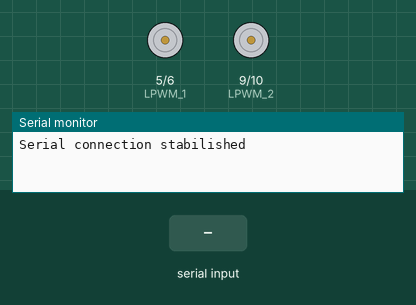
Recording of a sketch running on a simulated Arduino Uno, built with avr-gcc and run on an emulated ATmega328P. Shown: motor-driver pin pairs drawn as motors (green arrow = first pin HIGH = forward, orange = second pin HIGH = backward, longer = more drive), the last lines printed to the serial monitor. The test bench sets the inputs (shaded band).

Above: at 1.2 s.
1.3 s: "F" received over Serial
At 1.8 s:
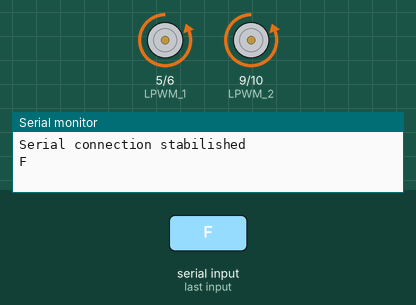
3.5 s: "B" received over Serial
At 3.8 s:
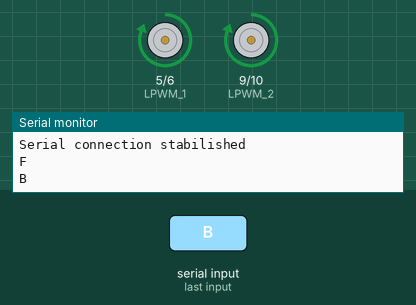
Timing chart, 0 to 6.5 s (numbered marks = the images above; inputs shaded):
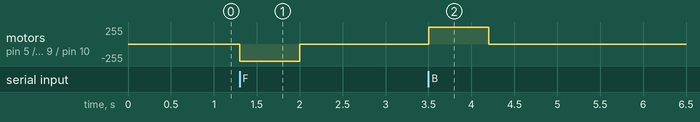

Measured:
- after the input at 1.3 s, motor on pin 5 (LPWM_1) / pin 6 (RPWM_1), motor on pin 9 (LPWM_2) / pin 10 (RPWM_2): stopped → backward 255/255 at once, → stopped 0.70 s later
- after the input at 3.5 s, motor on pin 5 (LPWM_1) / pin 6 (RPWM_1), motor on pin 9 (LPWM_2) / pin 10 (RPWM_2): stopped → forward 255/255 at once, → stopped 0.70 s later

The sketch:

arduinoCode.ino
```cpp
int RPWM_1 = 6;
int LPWM_1 = 5;
int RPWM_2 = 10;
int LPWM_2 = 9;


void setup() {
  Serial.begin(9600);
  Serial.flush();
  Serial.println("Serial connection stabilished");

  pinMode(RPWM_1, OUTPUT);
  pinMode(LPWM_1, OUTPUT);
  pinMode(RPWM_2, OUTPUT);
  pinMode(LPWM_2, OUTPUT);

}

void motorStop() {
  analogWrite(RPWM_1, 0);
  analogWrite(LPWM_1, 0);
  analogWrite(RPWM_2, 0);
  analogWrite(LPWM_2, 0);
}

void moveMotors(int direction) {
  // Para frente (F)
  if (direction == 1) {
    analogWrite(RPWM_1, 255);
    analogWrite(LPWM_1, 0);
    analogWrite(RPWM_2, 255);
    analogWrite(LPWM_2, 0);
    Serial.println('F');
  }
  // Para trás (B)
  else if (direction == 2){
    analogWrite(LPWM_2, 255);
    analogWrite(LPWM_1, 255);
    analogWrite(RPWM_1, 0);
    analogWrite(RPWM_2, 0);
    Serial.println('B');
  }
}


void loop() {
  uint8_t byteFromSerial = Serial.read();
  uint8_t buff[100] = {byteFromSerial};
  String state = (char*)buff;

  switch (state.charAt(0)){
    case 'F':  // Movimento para frente
      moveMotors(1);
      delay(700);
      motorStop();
      break;
    case 'B':  // Movimento para trás
      moveMotors(2);
      delay(700);
      motorStop();
      break;

    case 'N':
      motorStop();
      break;
  }
  delay(100);
  Serial.flush();
}
```
